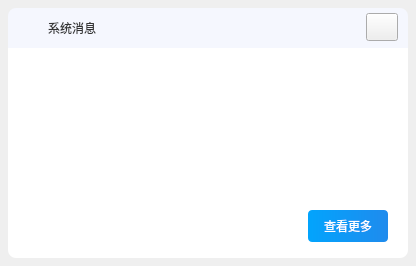
<?xml version="1.0" encoding="UTF-8"?>
<ui version="4.0">
 <class>MsgRightWidget</class>
 <widget class="QWidget" name="MsgRightWidget">
  <property name="geometry">
   <rect>
    <x>0</x>
    <y>0</y>
    <width>416</width>
    <height>266</height>
   </rect>
  </property>
  <property name="sizePolicy">
   <sizepolicy hsizetype="Fixed" vsizetype="Fixed">
    <horstretch>0</horstretch>
    <verstretch>0</verstretch>
   </sizepolicy>
  </property>
  <property name="minimumSize">
   <size>
    <width>416</width>
    <height>266</height>
   </size>
  </property>
  <property name="maximumSize">
   <size>
    <width>416</width>
    <height>266</height>
   </size>
  </property>
  <property name="windowTitle">
   <string>MsgRightWidget</string>
  </property>
  <property name="styleSheet">
   <string notr="true"/>
  </property>
  <layout class="QVBoxLayout" name="verticalLayout">
   <property name="spacing">
    <number>0</number>
   </property>
   <property name="leftMargin">
    <number>8</number>
   </property>
   <property name="topMargin">
    <number>8</number>
   </property>
   <property name="rightMargin">
    <number>8</number>
   </property>
   <property name="bottomMargin">
    <number>8</number>
   </property>
   <item>
    <widget class="QWidget" name="MsgFilletWidget" native="true">
     <property name="sizePolicy">
      <sizepolicy hsizetype="Fixed" vsizetype="Fixed">
       <horstretch>0</horstretch>
       <verstretch>0</verstretch>
      </sizepolicy>
     </property>
     <property name="minimumSize">
      <size>
       <width>400</width>
       <height>250</height>
      </size>
     </property>
     <property name="maximumSize">
      <size>
       <width>400</width>
       <height>250</height>
      </size>
     </property>
     <property name="styleSheet">
      <string notr="true"/>
     </property>
     <layout class="QVBoxLayout" name="verticalLayout_3">
      <property name="spacing">
       <number>0</number>
      </property>
      <property name="leftMargin">
       <number>0</number>
      </property>
      <property name="topMargin">
       <number>0</number>
      </property>
      <property name="rightMargin">
       <number>0</number>
      </property>
      <property name="bottomMargin">
       <number>0</number>
      </property>
      <item>
       <layout class="QVBoxLayout" name="verticalLayout_2">
        <property name="spacing">
         <number>0</number>
        </property>
        <item>
         <widget class="QWidget" name="MsgTopWidget" native="true">
          <property name="sizePolicy">
           <sizepolicy hsizetype="Fixed" vsizetype="Fixed">
            <horstretch>0</horstretch>
            <verstretch>0</verstretch>
           </sizepolicy>
          </property>
          <property name="minimumSize">
           <size>
            <width>400</width>
            <height>40</height>
           </size>
          </property>
          <property name="maximumSize">
           <size>
            <width>400</width>
            <height>40</height>
           </size>
          </property>
          <property name="styleSheet">
           <string notr="true">QWidget#MsgTopWidget{background-color: rgb(245, 247, 254);
border-top-left-radius:8px;border-top-right-radius:8px;}</string>
          </property>
          <widget class="QLabel" name="labelIcon">
           <property name="geometry">
            <rect>
             <x>10</x>
             <y>9</y>
             <width>22</width>
             <height>22</height>
            </rect>
           </property>
           <property name="sizePolicy">
            <sizepolicy hsizetype="Fixed" vsizetype="Fixed">
             <horstretch>0</horstretch>
             <verstretch>0</verstretch>
            </sizepolicy>
           </property>
           <property name="minimumSize">
            <size>
             <width>22</width>
             <height>22</height>
            </size>
           </property>
           <property name="maximumSize">
            <size>
             <width>22</width>
             <height>22</height>
            </size>
           </property>
           <property name="styleSheet">
            <string notr="true">border-image: url(:/ZcloudMsgPopup/image/msg_right_icon.png);</string>
           </property>
           <property name="text">
            <string/>
           </property>
          </widget>
          <widget class="QLabel" name="labelTilte">
           <property name="geometry">
            <rect>
             <x>40</x>
             <y>10</y>
             <width>200</width>
             <height>20</height>
            </rect>
           </property>
           <property name="sizePolicy">
            <sizepolicy hsizetype="Fixed" vsizetype="Fixed">
             <horstretch>0</horstretch>
             <verstretch>0</verstretch>
            </sizepolicy>
           </property>
           <property name="minimumSize">
            <size>
             <width>200</width>
             <height>20</height>
            </size>
           </property>
           <property name="maximumSize">
            <size>
             <width>200</width>
             <height>20</height>
            </size>
           </property>
           <property name="styleSheet">
            <string notr="true">font: 75 16px &quot;微软雅黑&quot;;
color:#333333;</string>
           </property>
           <property name="text">
            <string>系统消息</string>
           </property>
          </widget>
          <widget class="QPushButton" name="closeButton">
           <property name="geometry">
            <rect>
             <x>358</x>
             <y>5</y>
             <width>32</width>
             <height>28</height>
            </rect>
           </property>
           <property name="sizePolicy">
            <sizepolicy hsizetype="Fixed" vsizetype="Fixed">
             <horstretch>0</horstretch>
             <verstretch>0</verstretch>
            </sizepolicy>
           </property>
           <property name="minimumSize">
            <size>
             <width>32</width>
             <height>28</height>
            </size>
           </property>
           <property name="maximumSize">
            <size>
             <width>32</width>
             <height>28</height>
            </size>
           </property>
           <property name="styleSheet">
            <string notr="true">QPushButton{border-image: url(:/ZcloudMsgPopup/image/close.png);}
QPushButton:hover,pressed{border-image: url(:/ZcloudMsgPopup/image/close_sel.png);};</string>
           </property>
           <property name="text">
            <string/>
           </property>
          </widget>
         </widget>
        </item>
        <item>
         <widget class="QWidget" name="MsgBottomWidget" native="true">
          <property name="sizePolicy">
           <sizepolicy hsizetype="Fixed" vsizetype="Fixed">
            <horstretch>0</horstretch>
            <verstretch>0</verstretch>
           </sizepolicy>
          </property>
          <property name="minimumSize">
           <size>
            <width>400</width>
            <height>210</height>
           </size>
          </property>
          <property name="maximumSize">
           <size>
            <width>400</width>
            <height>210</height>
           </size>
          </property>
          <property name="styleSheet">
           <string notr="true">QWidget#MsgBottomWidget{background-color: rgb(255, 255, 255);border-bottom-left-radius:8px;border-bottom-right-radius:8px;}</string>
          </property>
          <widget class="QLabel" name="labelMsgTilte">
           <property name="geometry">
            <rect>
             <x>68</x>
             <y>14</y>
             <width>264</width>
             <height>24</height>
            </rect>
           </property>
           <property name="sizePolicy">
            <sizepolicy hsizetype="Fixed" vsizetype="Fixed">
             <horstretch>0</horstretch>
             <verstretch>0</verstretch>
            </sizepolicy>
           </property>
           <property name="minimumSize">
            <size>
             <width>264</width>
             <height>24</height>
            </size>
           </property>
           <property name="maximumSize">
            <size>
             <width>264</width>
             <height>24</height>
            </size>
           </property>
           <property name="styleSheet">
            <string notr="true">font: 75 18px &quot;微软雅黑&quot;;
color:#333333;</string>
           </property>
           <property name="text">
            <string/>
           </property>
           <property name="alignment">
            <set>Qt::AlignCenter</set>
           </property>
          </widget>
          <widget class="QLabel" name="labelMsgContent">
           <property name="geometry">
            <rect>
             <x>36</x>
             <y>52</y>
             <width>322</width>
             <height>80</height>
            </rect>
           </property>
           <property name="sizePolicy">
            <sizepolicy hsizetype="Fixed" vsizetype="Fixed">
             <horstretch>0</horstretch>
             <verstretch>0</verstretch>
            </sizepolicy>
           </property>
           <property name="minimumSize">
            <size>
             <width>322</width>
             <height>80</height>
            </size>
           </property>
           <property name="maximumSize">
            <size>
             <width>322</width>
             <height>80</height>
            </size>
           </property>
           <property name="styleSheet">
            <string notr="true">font: 14px &quot;微软雅黑&quot;;
color:#666666;</string>
           </property>
           <property name="text">
            <string/>
           </property>
           <property name="alignment">
            <set>Qt::AlignLeading|Qt::AlignLeft|Qt::AlignTop</set>
           </property>
           <property name="wordWrap">
            <bool>true</bool>
           </property>
          </widget>
          <widget class="QPushButton" name="moreButton">
           <property name="geometry">
            <rect>
             <x>300</x>
             <y>162</y>
             <width>80</width>
             <height>32</height>
            </rect>
           </property>
           <property name="sizePolicy">
            <sizepolicy hsizetype="Preferred" vsizetype="Fixed">
             <horstretch>0</horstretch>
             <verstretch>0</verstretch>
            </sizepolicy>
           </property>
           <property name="minimumSize">
            <size>
             <width>80</width>
             <height>32</height>
            </size>
           </property>
           <property name="maximumSize">
            <size>
             <width>500</width>
             <height>32</height>
            </size>
           </property>
           <property name="styleSheet">
            <string notr="true">QPushButton{ background-color: qlineargradient(spread:pad, x1:0, y1:0, x2:1, y2:0, stop:0 rgba(2, 164, 253, 1), stop:1 rgba(31, 139, 237, 1));
			border-radius:4px;font: 14px &quot;微软雅黑&quot;;color:rgba(255, 255, 255, 1);}
			QPushButton:hover,pressed{ background-color: qlineargradient(spread:pad, x1:0, y1:0, x2:1, y2:0, stop:0 rgba(40, 178, 253, 1), stop:1 rgba(64, 156, 240, 1));
		  border-radius:4px;font: 14px &quot;微软雅黑&quot;;color:rgba(255, 255, 255, 1);}</string>
           </property>
           <property name="text">
            <string>查看更多</string>
           </property>
          </widget>
         </widget>
        </item>
       </layout>
      </item>
     </layout>
    </widget>
   </item>
  </layout>
 </widget>
 <layoutdefault spacing="6" margin="11"/>
 <resources>
  <include location="ZcloudMsgPopup.qrc"/>
 </resources>
 <connections/>
 <slots>
  <slot>slot1()</slot>
 </slots>
</ui>
